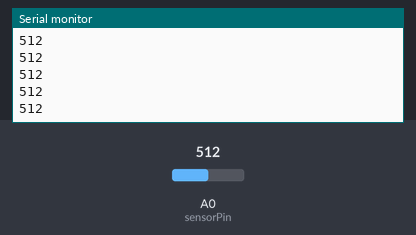
Bench run of a sketch on a simulated Arduino Mega 2560, built with avr-gcc and run on an emulated ATmega2560. Parts: the last lines printed to the serial monitor. The test bench sets the inputs (shaded band); at power-on: A0 (sensorPin) = 512. The audio player accepts every command and is not drawn.

Above: at 3.7 s.
3.8 s: A0 (sensorPin) set to 716
At 3.91 s:
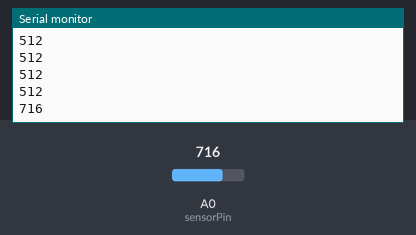
5.3 s: A0 (sensorPin) set to 900
At 5.32 s:
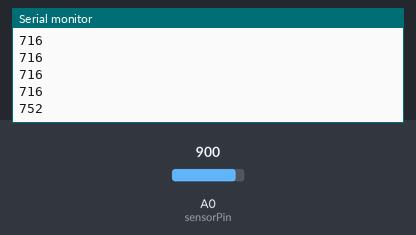
Timing chart, 0 to 8.3 s (numbered marks = the images above; inputs shaded):
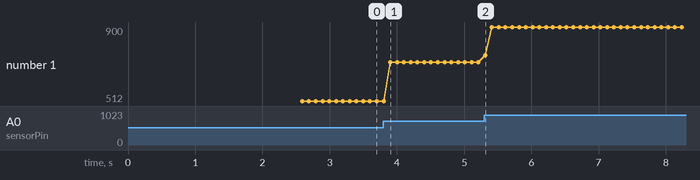

Measured:
- after the input at 3.8 s, the serial monitor: prints a new line after 0.10 s (image 1)
- after the input at 5.3 s, the serial monitor: prints a new line at once (image 2)
- plotted number 1: 512 → 716 after the input at 3.8 s, 716 → 900 after the input at 5.3 s

The sketch:

it_speaks.ino
```cpp
#include <DFRobotDFPlayerMini.h>

DFRobotDFPlayerMini player;

const int sensorPin = A0;
const int wakeReading  = 150;   // smaller number = closer
const int resetReading = 220;

bool creatureAwake = false;

// Read the sensor five times and average, so a single
// noisy reading can't set the creature off by accident
int readSensor() {
  long total = 0;
  for (int i = 0; i < 5; i++) {
    total += analogRead(sensorPin);
    delay(10);
  }
  return total / 5;
}

void setup() {
  Serial.begin(9600);    // the USB connection to your computer
  Serial1.begin(9600);   // the D0/D1 pins, where the DFPlayer is wired
  delay(2000);           // give the module time to wake up and read the card

  player.begin(Serial1);
  player.volume(25);     // 0 to 30

  Serial.println("Creature ready.");

  player.playMp3Folder(1);   // say hello as soon as it powers up
  creatureAwake = true;      // it just spoke, so wait for them to back away
}

void loop() {
  int reading = readSensor();
  Serial.println(reading);       // send the number to your computer

  // Wake up when something gets close
  if (reading < wakeReading && !creatureAwake) {
    player.playMp3Folder(1);
    creatureAwake = true;
  }

  // Re-arm only after they back away, so it doesn't
  // retrigger over and over at the boundary
  if (reading > resetReading) {
    creatureAwake = false;
  }

  delay(50);
}
```
